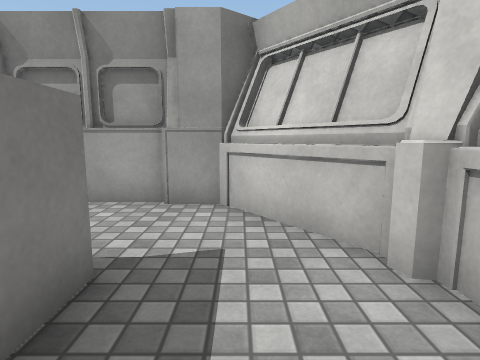
view 1 (above)

18 first-person views from a walk through a 3-D level made in the Unity game engine. The camera is 1.2 m above the floor, tilts 8° down and sees 80° across. Doors are open. The floor is counted in squares, 1 m on a side. Each view is taken from the middle of a square. On the plan, view 1 faces up. The plan holds only what a view shows up to about 13 squares ahead; the rest is blank. The place goes on beyond the plan. The player is left out. Surface patterns are stand-ins for the level's own textures.

view 2
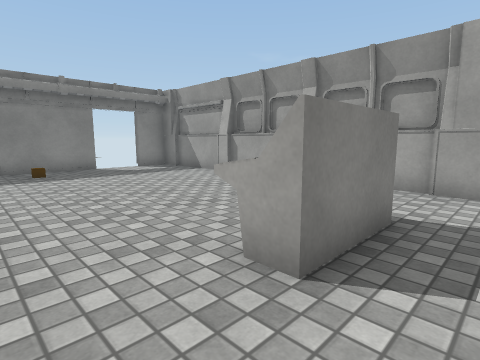

view 3
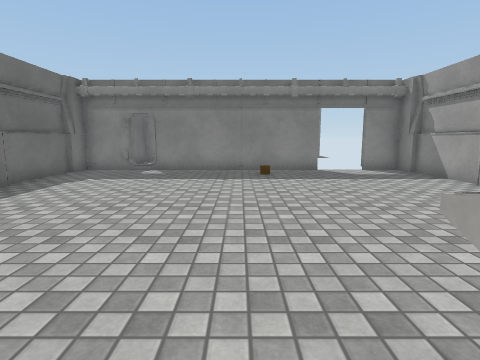

view 4
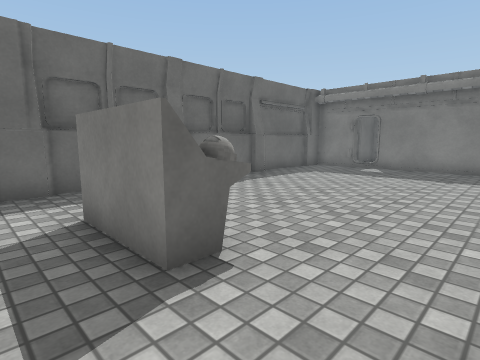

view 5
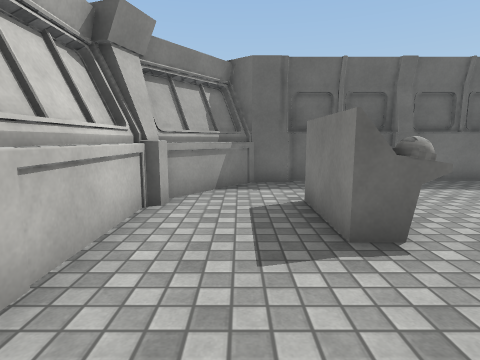

view 6
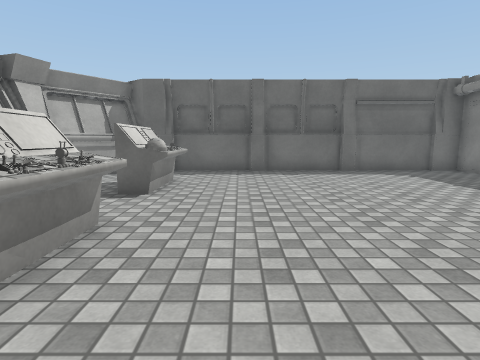

view 7
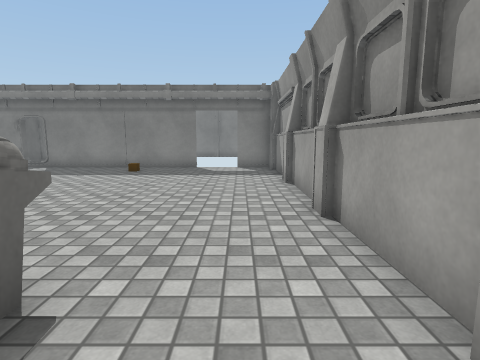

view 8
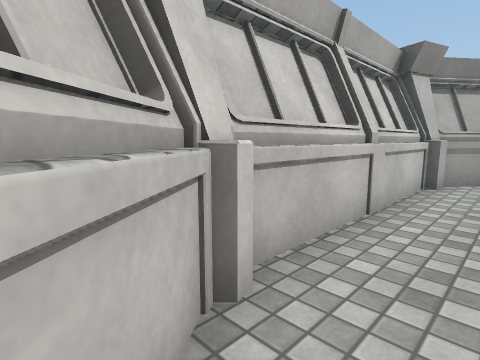

view 9
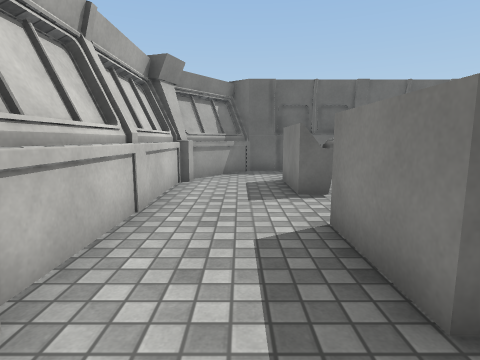

view 10
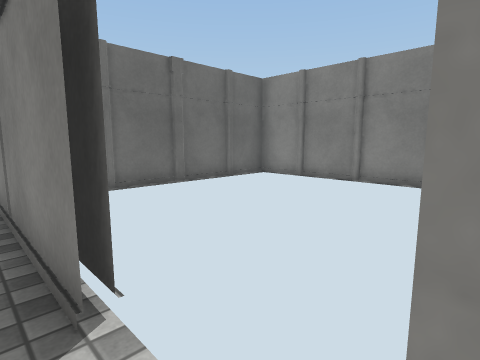

view 11
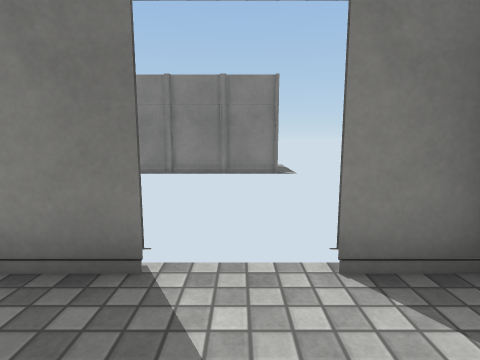

view 12
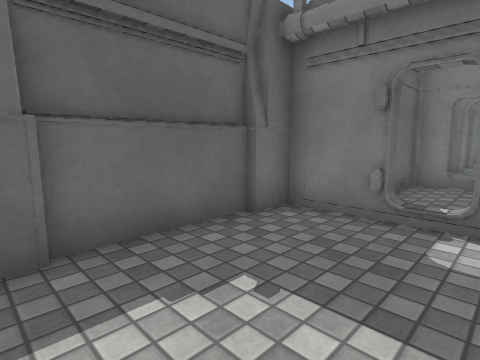

view 13
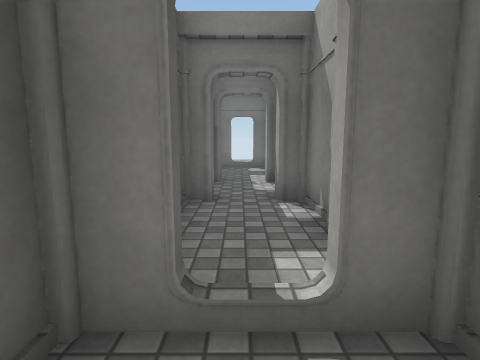

view 14
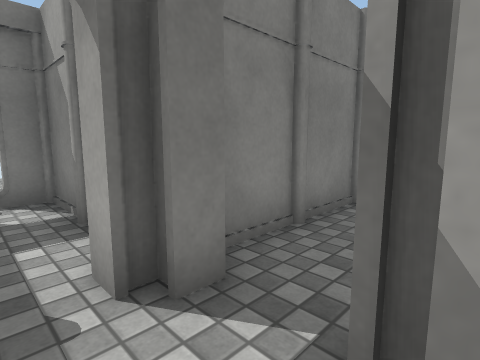

view 15
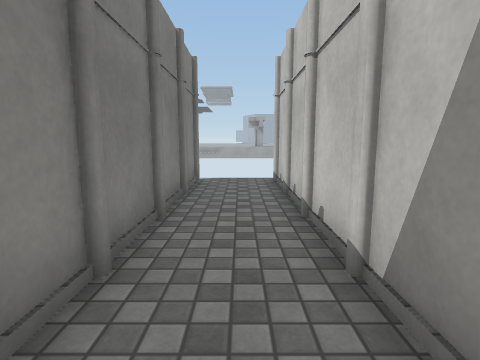

view 16
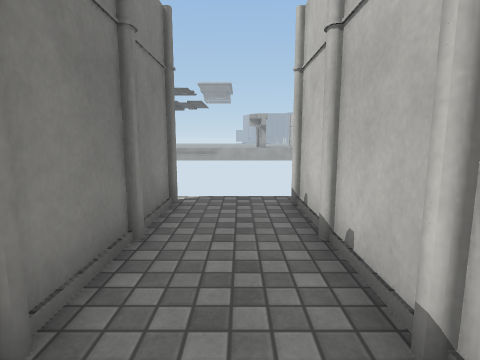

view 17
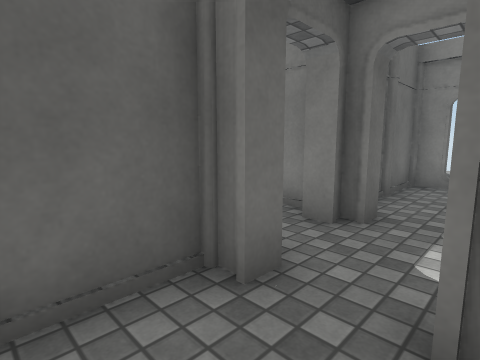

view 18
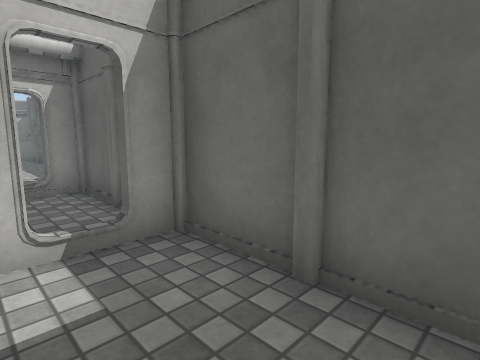

### Floor plan
Points are (right, up) in squares from view 1. A wall is a line through its corners. A room is listed if a view was taken in it or the views show most of it. See-through windows are left out.
Room 1 (views 1, 2, 3, 4, 5, 6, 7, 8, 9, 10, 11, 12)
walls: (-7.9, -7) (-7.9, -7.5) (-4.9, -7.5); (-4.4, -7.1) (-4.4, -7.5) (-1.4, -7.5); (-4.5, -7.3) (-1.4, -7.3); (-5.6, 5.5) (-11.9, 5.5); (-8, -7.3) (-5, -7.3); (-5.9, 5.8) (-6.4, 5.8); (-6.5, 5.8) (-7.9, 5.8) (-7.9, 5.3) (-8.6, 5.3); (-12.5, 2.1) (-12.5, -4.5); (-8.8, 5.8) (-11.6, 5.8); (-12.7, 2.1) (-12.7, 1.1); (-3, 5.8) (-4.4, 5.8) (-4.4, 5.3) (-5, 5.3); (-12.5, -5.4) (-12.5, -7.1) (-0.4, -7.1) (1.5, -4.7); (2, -1) (2, -0.5); (2.1, -0.6) (2.1, 2); (-11.5, -7) (-11.5, -7.3) (-8.5, -7.3); (-1.1, 5.5) (-4.9, 5.5); (2.1, -2.1) (2.1, -1.5); (-1.4, 5.8) (-2.9, 5.8); (-11.4, 5.3) (-12.5, 5.3) (-12.5, 3.9); (1.7, -4.2) (1.7, 2.5); (2.1, -3.1) (2.1, -2.2); (1.4, 3) (-0.3, 5.3) (-1.5, 5.3); (2.1, -4) (2.1, -3.2); (0.1, -7.3) (1.8, -5.1); (1.7, 3.3) (0, 5.5)
ways out: open door at (-12.5, -5) to room 2; gap at (-13, 2); gap at (-13, 4)
objects: other object (-11, 0); computer (-2, -4) to (-2, -2); computer (-2, 0) to (-2, 2); pillar (2, 2) to (3, 3)
Room 2 (view 13)
walls: (-16.7, -3.6) (-16.7, -4.5); (-18.4, -6.1) (-12.7, -6.1) (-12.7, -4.9)
ways out: open door at (-12.5, -5) to room 1; opening at (-18, -5) to room 3
Room 3 (views 14, 17, 18)
walls: (-21.2, -5.6) (-20.7, -5.6); (-20.7, -6.1) (-18.4, -6.1); (-22.8, -5.9) (-22.8, -6.5); (-22.8, -3.8) (-23.2, -3.8); (-19.1, -3.7) (-20.7, -3.7) (-20.7, -4.2) (-21.1, -4.2); (-23.6, -5.6) (-23.2, -5.6) (-23.2, -6)
ways out: opening at (-18, -5) to room 2; opening at (-22, -5) to room 4; opening at (-23, -5) to room 5; opening at (-22, -6)
Room 4 (views 15, 16)
walls: (-20.9, -2.9) (-20.9, 4.4); (-22.8, -3.4) (-22.8, -3.8); (-23.2, -3.8) (-23.2, -4.2); (-23.3, 4.4) (-23.3, -3)
ways out: opening at (-22, -5) to room 3; gap at (-23, 5)
Room 5 (no view inside)
walls: (-26, -3.7) (-27.4, -3.7) (-27.4, -4.5); (-23.2, -4.2) (-23.6, -4.2); (-27.4, -6.1) (-25.2, -6.1)
ways out: opening at (-23, -5) to room 3; opening at (-27, -5)

Where each view was taken, in squares from view 1:
view 1: 0 up, 0 right, facing up
view 2: 2 down, 0 right, facing up-left
view 3: 1 down, 1 left, facing left
view 4: 0 up, 0 right, facing down-left
view 5: 1 up, 0 right, facing down
view 6: 4 up, 4 left, facing down
view 7: 4 up, 0 right, facing left
view 8: 4 up, 0 right, facing down-right
view 9: 4 up, 0 right, facing down
view 10: 4 up, 12 left, facing down-left
view 11: 3 up, 10 left, facing left
view 12: 4 down, 8 left, facing down-left
view 13: 5 down, 15 left, facing left
view 14: 5 down, 21 left, facing up-left
view 15: 4 down, 22 left, facing up
view 16: 1 down, 22 left, facing up
view 17: 4 down, 19 left, facing down-left
view 18: 4 down, 20 left, facing down-right
